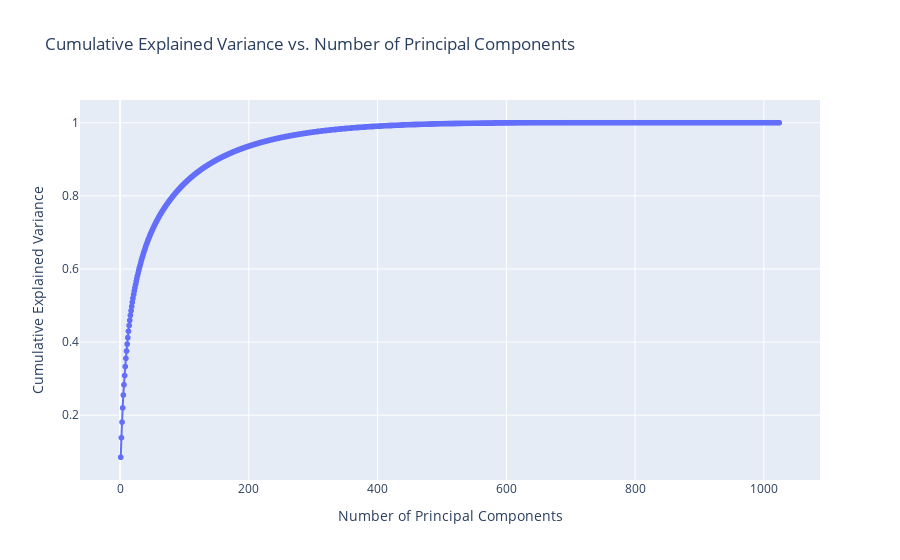

Notebook source saved alongside this figure:
### Markdown cell above
# Observations:

1) PCA reduces the number of features in the dataset while retaining as much variance as possible. This can be particularly useful when we deal with high-dimensional data. Thus we observe that with fewer dimensions in the data generated after PCA, kNN calculations become comparatively quicker, as there are fewer features which have to be considered for generating the distances.

### Code cell
data1=np.load('data1.npy', allow_pickle=True)

X1=[]

for i in range(len(data1)):
    X1.append(data1[i][1])


analyzer1 = PCAAnalyzer(X1)

analyzer1.standardize_features()
analyzer1.calculate_covariance_matrix()
analyzer1.calculate_eigenvalues_and_eigenvectors()
analyzer1.calculate_cumulative_explained_variance()

print('Graph for Assignment1 Pictionary dataset')
analyzer1.plot_cumulative_variance()

### Figure 1 — Plotly figure (JSON) as saved in the notebook; plotly's stock layout.template omitted (floating-point values rounded to 4 significant figures; data arrays with more than 128 entries replaced by an {"elided": "..."} marker saying what was removed)
{"data": [{"hovertemplate": "x=%{x}<br>y=%{y}<extra></extra>", "legendgroup": "", "line": {"color": "#636efa", "dash": "solid"}, "marker": {"symbol": "circle"}, "mode": "lines+markers", "name": "", "showlegend": false, "type": "scattergl", "x": {"elided": "1024 int values"}, "xaxis": "x", "y": {"elided": "1024 float values"}, "yaxis": "y"}], "layout": {"legend": {"tracegroupgap": 0}, "title": {"text": "Cumulative Explained Variance vs. Number of Principal Components"}, "xaxis": {"anchor": "y", "domain": [0, 1], "title": {"text": "Number of Principal Components"}}, "yaxis": {"anchor": "x", "domain": [0, 1], "title": {"text": "Cumulative Explained Variance"}}}}
